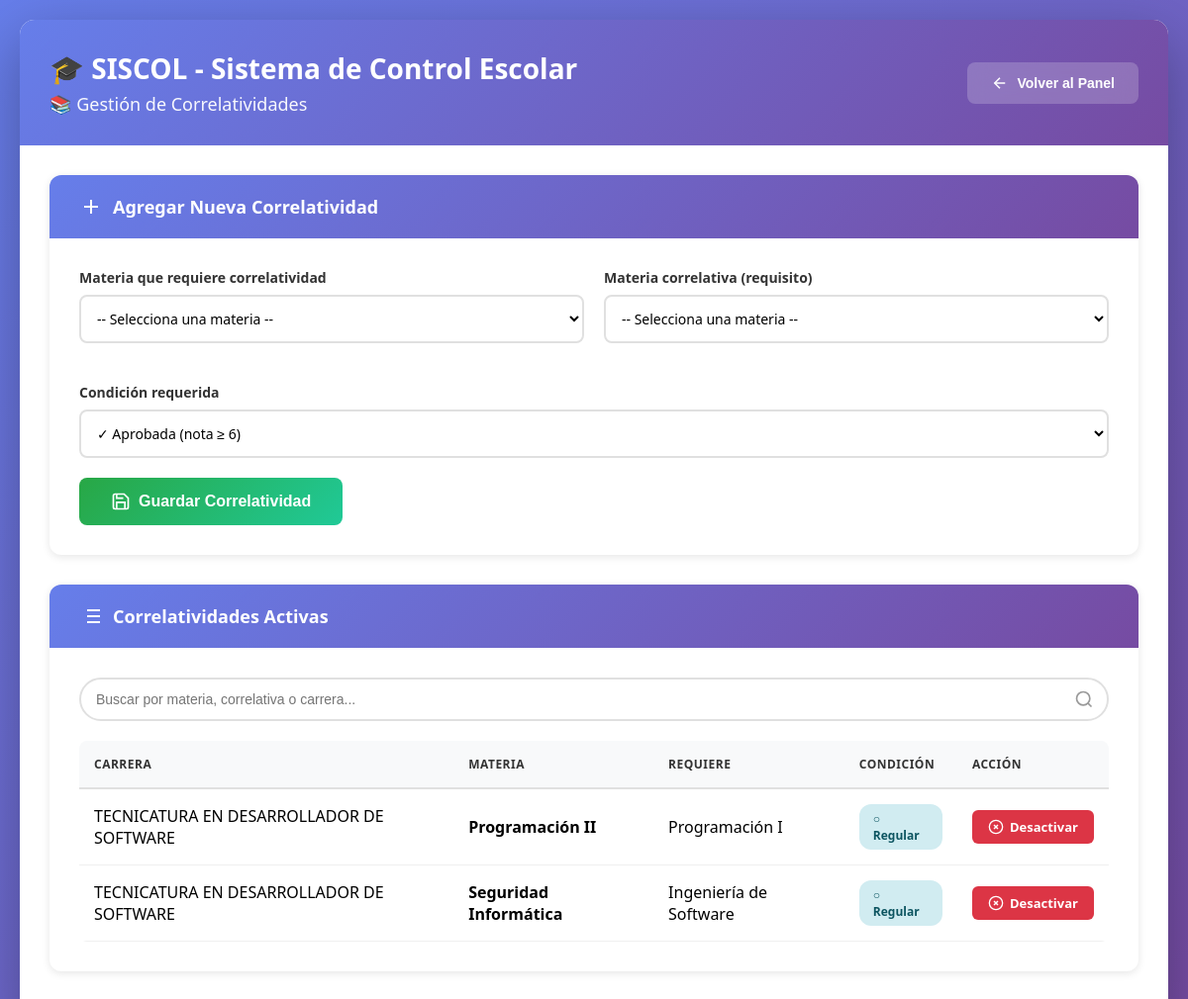
Page /secretaria/gestionar_correlatividades.php (signed in) on the committed database.
### tables this page shows
CREATE TABLE `correlatividades` (
  `id` int(11) NOT NULL,
  `id_materia` int(11) NOT NULL COMMENT 'Materia que requiere la correlatividad',
  `id_materia_correlativa` int(11) NOT NULL COMMENT 'Materia que es requisito',
  `tipo_condicion` enum('regular','aprobada') NOT NULL DEFAULT 'aprobada',
  `activo` tinyint(1) NOT NULL DEFAULT 1
);

CREATE TABLE `carreras` (
  `id_carrera` int(11) NOT NULL,
  `nombre` varchar(100) NOT NULL COMMENT 'Nombre completo de la carrera',
  `descripcion` text DEFAULT NULL COMMENT 'Descripción detallada de la carrera',
  `duracion` int(11) NOT NULL DEFAULT 4 COMMENT 'Duración de la carrera en años',
  `estado` enum('activa','inactiva','suspendida') NOT NULL DEFAULT 'activa' COMMENT 'Estado actual de la carrera',
  `fecha_creacion` timestamp NOT NULL DEFAULT current_timestamp() COMMENT 'Fecha de creación del registro',
  `fecha_modificacion` timestamp NOT NULL DEFAULT current_timestamp() ON UPDATE current_timestamp() COMMENT 'Fecha de última modificación'
);

CREATE TABLE `materias` (
  `id` int(11) NOT NULL,
  `nombre` varchar(100) NOT NULL,
  `activo` tinyint(1) DEFAULT 1,
  `fecha_creacion` timestamp NOT NULL DEFAULT current_timestamp(),
  `id_carrera` int(11) NOT NULL COMMENT 'ID de la carrera asociada',
  `fecha_modificacion` timestamp NULL DEFAULT current_timestamp() ON UPDATE current_timestamp() COMMENT 'Fecha de última modificación',
  `año` int(11) NOT NULL DEFAULT 1 COMMENT 'Año de la materia en el plan de estudios (ej: 1, 2, 3)'
);

### secretaria/gestionar_correlatividades.php (the view, shortened to what this page needs)
<?php
$conn = conectar();
$correlativas_stmt = $conn->prepare("
    SELECT corr.id,
           m1.nombre AS materia,
           m2.nombre AS correlativa,
           corr.tipo_condicion,
           c1.nombre AS carrera
    FROM correlatividades corr
    INNER JOIN materias m1 ON corr.id_materia = m1.id
    INNER JOIN materias m2 ON corr.id_materia_correlativa = m2.id
    INNER JOIN carreras c1 ON m1.id_carrera = c1.id_carrera
    WHERE corr.activo = 1
    ORDER BY c1.nombre, m1.nombre, m2.nombre
");
$correlativas_stmt->execute();
$correlativas = $correlativas_stmt->get_result();
$correlativas_array = [];
while ($row = $correlativas->fetch_assoc()) {
    $correlativas_array[] = $row;
}
?>
<!DOCTYPE html>
<html lang="es">
<head>
</head>
<body>
    <div class="container">
        <div class="header">
            <div class="header-title">
                <h1>🎓 SISCOL - Sistema de Control Escolar</h1>
                <h2>📚 Gestión de Correlatividades</h2>
            </div>
            <button class="btn btn-atras" onclick="window.location.href='../panel_secretaria.php'">
                <svg xmlns="http://www.w3.org/2000/svg" width="18" height="18" viewBox="0 0 24 24" fill="none" stroke="currentColor" stroke-width="2">
                    <line x1="19" y1="12" x2="5" y2="12"></line>
                    <polyline points="12 19 5 12 12 5"></polyline>
                </svg>
                Volver al Panel
            </button>
        </div>
        <div class="content">
            <div class="card">
                <div class="card-header">
                    <svg xmlns="http://www.w3.org/2000/svg" width="24" height="24" viewBox="0 0 24 24" fill="none" stroke="currentColor" stroke-width="2">
                        <line x1="12" y1="5" x2="12" y2="19"></line>
                        <line x1="5" y1="12" x2="19" y2="12"></line>
                    </svg>
                    Agregar Nueva Correlatividad
                </div>
                <div class="card-body">
                    <form method="POST">
                        <div class="form-row">
                            <div class="form-group">
                                <label class="form-label">Materia que requiere correlatividad</label>
                                <select name="id_materia" class="form-select" required>
                                    <option value="">-- Selecciona una materia --</option>
                                </select>
                            </div>
                            <div class="form-group">
                                <label class="form-label">Materia correlativa (requisito)</label>
                                <select name="id_materia_correlativa" class="form-select" required>
                                    <option value="">-- Selecciona una materia --</option>
                                </select>
                            </div>
                        </div>
                        <div class="form-group">
                            <label class="form-label">Condición requerida</label>
                            <select name="tipo_condicion" class="form-select" required>
                                <option value="aprobada">✓ Aprobada (nota ≥ 6)</option>
                            </select>
                        </div>
                        <button type="submit" class="btn btn-save">
                            <svg xmlns="http://www.w3.org/2000/svg" width="20" height="20" viewBox="0 0 24 24" fill="none" stroke="currentColor" stroke-width="2">
                                <path d="M19 21H5a2 2 0 0 1-2-2V5a2 2 0 0 1 2-2h11l5 5v11a2 2 0 0 1-2 2z"></path>
                                <polyline points="17 21 17 13 7 13 7 21"></polyline>
                                <polyline points="7 3 7 8 15 8"></polyline>
                            </svg>
                            Guardar Correlatividad
                        </button>
                    </form>
                </div>
            </div>
            <div class="card">
                <div class="card-header">
                    Correlatividades Activas
                </div>
                <div class="card-body">
                    <div class="search-container">
                        <input type="text" id="searchInput" placeholder="Buscar por materia, correlativa o carrera..." onkeyup="filterTable()">
                        <svg class="search-icon" xmlns="http://www.w3.org/2000/svg" width="20" height="20" viewBox="0 0 24 24" fill="none" stroke="currentColor" stroke-width="2">
                            <circle cx="11" cy="11" r="8"></circle>
                            <path d="m21 21-4.35-4.35"></path>
                        </svg>
                    </div>
                    <?php if (count($correlativas_array) > 0): ?>
                        <div class="table-container">
                            <table id="correlativasTable">
                                <thead>
                                    <tr>
                                        <th>Carrera</th>
                                        <th>Materia</th>
                                        <th>Requiere</th>
                                        <th>Condición</th>
                                        <th>Acción</th>
                                    </tr>
                                </thead>
                                <tbody>
                                    <?php foreach ($correlativas_array as $corr): ?>
                                        <tr>
                                            <td><?= htmlspecialchars($corr['carrera']) ?></td>
                                            <td><strong><?= htmlspecialchars($corr['materia']) ?></strong></td>
                                            <td><?= htmlspecialchars($corr['correlativa']) ?></td>
                                            <td>
                                                <?php if ($corr['tipo_condicion'] === 'aprobada'): ?>
                                                    <span class="badge badge-success">✓ Aprobada</span>
                                                <?php else: ?>
                                                    <span class="badge badge-info">○ Regular</span>
                                                <?php endif; ?>
                                            </td>
                                            <td>
                                                <a href="?desactivar=<?= $corr['id'] ?>"
                                                   class="btn-desactivar"
                                                   onclick="return confirm('¿Desactivar esta correlatividad?')">
                                                    <svg xmlns="http://www.w3.org/2000/svg" width="16" height="16" viewBox="0 0 24 24" fill="none" stroke="currentColor" stroke-width="2">
                                                        <circle cx="12" cy="12" r="10"></circle>
                                                        <line x1="15" y1="9" x2="9" y2="15"></line>
                                                        <line x1="9" y1="9" x2="15" y2="15"></line>
                                                    </svg>
                                                    Desactivar
                                                </a>
                                            </td>
                                        </tr>
                                    <?php endforeach; ?>
                                </tbody>
                            </table>
                        </div>
                    <?php endif; ?>
                </div>
            </div>
        </div>
    </div>
</body>
</html>

### secretaria/gestionar_correlatividades.php (style rules this page uses)
* { margin: 0; padding: 0; box-sizing: border-box; }
body { font-family: 'Segoe UI', Tahoma, Geneva, Verdana, sans-serif; background: linear-gradient(135deg, #667eea 0%, #764ba2 100%); min-height: 100vh; padding: 20px; }
.container { max-width: 1400px; margin: 0 auto; background: white; border-radius: 15px; box-shadow: 0 20px 60px rgba(0, 0, 0, 0.3); overflow: hidden; }
.header { background: linear-gradient(135deg, #667eea 0%, #764ba2 100%); color: white; padding: 30px; display: flex; justify-content: space-between; align-items: center; flex-wrap: wrap; gap: 15px; }
.header-title { flex: 1; }
.header h1 { font-size: 28px; margin-bottom: 5px; }
.header h2 { font-size: 18px; font-weight: 400; opacity: 0.95; }
.btn { padding: 12px 24px; border: none; border-radius: 8px; cursor: pointer; font-size: 14px; font-weight: 600; transition: all 0.3s ease; display: inline-flex; align-items: center; gap: 8px; text-decoration: none; }
.btn-atras { background: rgba(255, 255, 255, 0.2); color: white; backdrop-filter: blur(10px); }
.content { padding: 30px; }
.card { background: white; border-radius: 12px; box-shadow: 0 2px 8px rgba(0, 0, 0, 0.1); margin-bottom: 30px; overflow: hidden; }
.card-header { background: linear-gradient(135deg, #667eea 0%, #764ba2 100%); color: white; padding: 20px 30px; font-size: 18px; font-weight: 600; display: flex; align-items: center; gap: 10px; }
.card-body { padding: 30px; }
.form-row { display: grid; grid-template-columns: repeat(auto-fit, minmax(300px, 1fr)); gap: 20px; margin-bottom: 20px; }
.form-group { margin-bottom: 20px; }
.form-label { display: block; font-weight: 600; margin-bottom: 8px; color: #333; font-size: 14px; }
.form-select, .form-input { width: 100%; padding: 12px; border: 2px solid #e0e0e0; border-radius: 8px; font-size: 14px; transition: all 0.3s ease; font-family: inherit; background: white; }
.form-select option { padding: 8px; color: #333; }
.btn-save { background: linear-gradient(135deg, #28a745 0%, #20c997 100%); color: white; padding: 14px 32px; font-size: 16px; }
.search-container { margin-bottom: 20px; position: relative; }
.search-container input { width: 100%; padding: 12px 45px 12px 15px; border: 2px solid #e0e0e0; border-radius: 25px; font-size: 14px; transition: all 0.3s ease; }
.search-icon { position: absolute; right: 15px; top: 50%; transform: translateY(-50%); color: #999; }
.table-container { overflow-x: auto; border-radius: 8px; }
table { width: 100%; border-collapse: collapse; background: white; }
th { background: #f8f9fa; color: #333; padding: 15px; text-align: left; font-weight: 600; text-transform: uppercase; font-size: 12px; letter-spacing: 0.5px; border-bottom: 2px solid #e0e0e0; }
td { padding: 15px; border-bottom: 1px solid #f0f0f0; }
.badge { padding: 6px 14px; border-radius: 12px; font-size: 12px; font-weight: 600; display: inline-block; }
.badge-info { background: #d1ecf1; color: #0c5460; }
.btn-desactivar { padding: 8px 16px; background: #dc3545; color: white; border: none; border-radius: 6px; cursor: pointer; font-size: 13px; font-weight: 600; transition: all 0.3s ease; text-decoration: none; display: inline-flex; align-items: center; gap: 6px; }

### rows in the picture
correlatividades: carreras.nombre "TECNICATURA EN DESARROLLADOR DE SOFTWARE", id_materia.nombre "Programación II", id_materia_correlativa.nombre "Programación I", tipo_condicion "○ Regular"
correlatividades: carreras.nombre "TECNICATURA EN DESARROLLADOR DE SOFTWARE", id_materia.nombre "Seguridad Informática", id_materia_correlativa.nombre "Ingeniería de Software", tipo_condicion "○ Regular"
